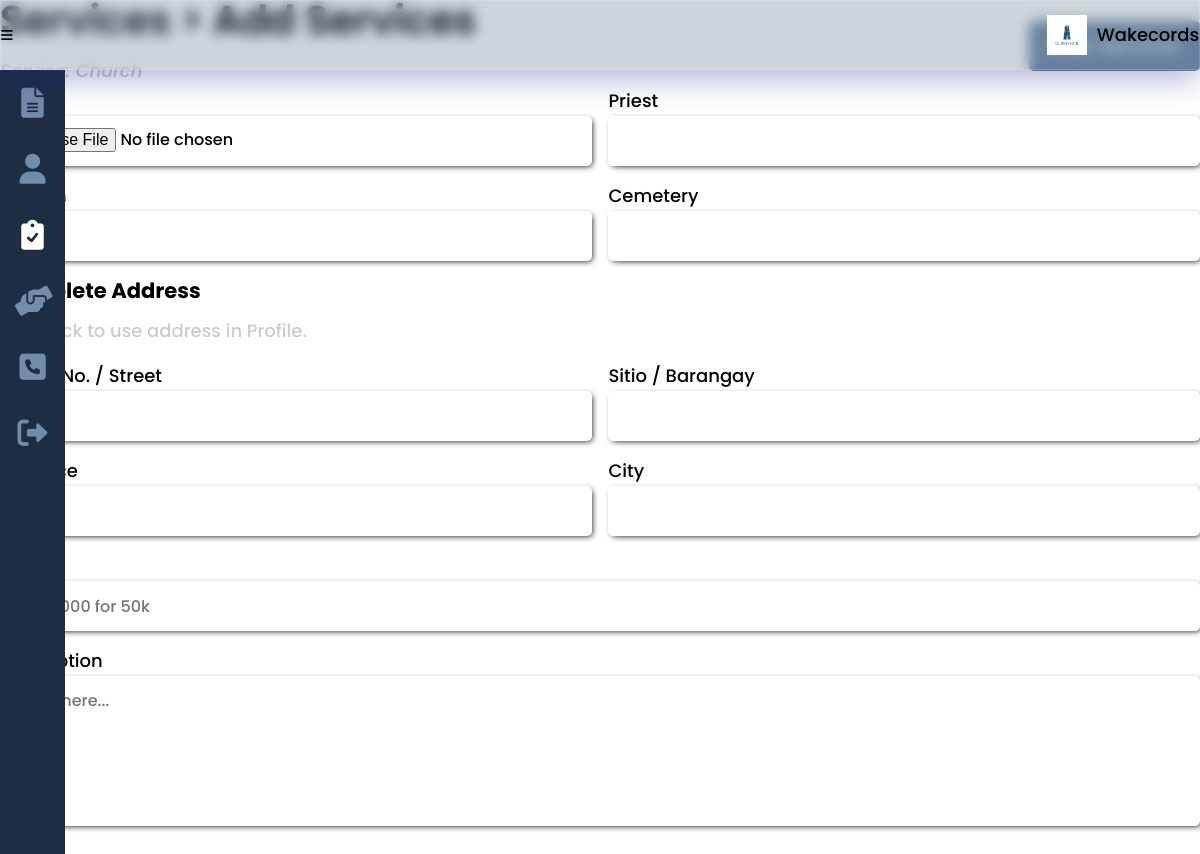
Page /services_add.php (signed in) on the committed database.
### tables this page shows
CREATE TABLE `provider` (
  `provider_id` int(8) NOT NULL,
  `provider_logo` varchar(100) NOT NULL,
  `provider_company` varchar(25) NOT NULL,
  `provider_desc` varchar(200) NOT NULL,
  `provider_fname` varchar(25) NOT NULL,
  `provider_mi` char(1) NOT NULL,
  `provider_lname` varchar(25) NOT NULL,
  `provider_type` varchar(15) NOT NULL,
  `provider_phone` varchar(11) NOT NULL,
  `provider_address` varchar(300) NOT NULL,
  `provider_email` varchar(50) NOT NULL,
  `provider_pass` varchar(100) NOT NULL
);

### others/db.php (called while the page is built, shortened)
<?php
	class DB
	{
		static $hostname = "localhost";
		static $dbname = "wakecords";
		static $username  = "root";
		static $password = "";
		public static function query($sql, $params=array(), $transactType)
		{
			$rows = array();
			try
			{
				$db = new PDO("mysql:host=". self::$hostname ."; dbname=". self::$dbname,  self::$username,  self::$password);
				$db->setAttribute(PDO::ATTR_ERRMODE, PDO::ERRMODE_EXCEPTION);
				$cmd = $db->prepare($sql);
				$cmd->execute($params);
				if($transactType == "READ")
					$rows = $cmd->fetchAll();
				else
					$rows = $db->lastInsertId();
			}
			catch(PDOException $e)
			{
				echo $e->getMessage();
			}
			return $rows;
		}
	}

### others/functions.php (called while the page is built, shortened)
<?php
	require_once("others/db.php");
	function provider($id=0){
		if($id == 0)
			$type = read("provider", ["provider_id"], [$_SESSION['provider']]);
		else
			$type = read("provider", ["provider_id"], [$id]);
		return $type[0];
	}
	function read($table, $attr=[], $data=[]){
		if(count($attr) == 1){
			return DB::query("SELECT * FROM ".$table." WHERE ".$attr[0]."=?", array($data[0]), "READ");
		}
	}

### services_add.php (the view, shortened to what this page needs)
<?php
	include("others/functions.php");
	include("others/head.php");
	$user = provider();
?>
<body>
	<div class="container">
		<?php include("others/header.php"); ?>
		<div class="banner">
			<?php
			include("others/sidebar.php"); ?>
			<section class="banner-con">
				<div class="wrapper">
					<div class="banner-div">
						<h2><a href="services.php">Services</a> <span>> <?php echo (isset($_GET['edit'])) ? "Edit":"Add"; ?> Services</span></h2>
						<em style='color:#ccc;'> Service: <?php echo ucwords($user['provider_type']); ?> </em>
						<?php
						$edit = false;
						$desc = "";
						$width = "";
						?>
						<form class="profile <?php echo ($edit) ? "column":""; ?>" method="post" enctype="multipart/form-data">
							<?php
							if(isset($_GET['edit'])){
								$edit = true;
								$service = read("services", ["service_id"], [$_GET['id']]);
								$service = $service[0];
								$type = read($service['service_type'], ["service_id"], [$_GET['id']]);
								$type = $type[0];
								echo "
								<dialog class='modal-img aspect-ratio' id='modal-img'>
									<button id='close-img'>+</button>
									<figure>
										<img src='images/providers/".$service['service_type']."/".$_SESSION['provider']."/".$service['service_img']."'>
									</figure>
								</dialog>
								";
								if(isset($_GET['book'])){
									echo "<button class='btn btn-link-absolute higher-top' type='submit' name='btn_upd0'>Update Service</button>";
								} else {
									echo "<button class='btn btn-link-absolute higher-top' type='submit' name='btn_upd1'>Update Service</button>";
								}
							} else {
								echo "<button class='btn btn-link-absolute higher-top' type='submit' name='btnadd'>Add Service</button>";
							}
							if((isset($_GET['edit']) && !service_is_booked($_GET['id'])) || $edit == false){
							echo "
							<div>
								<label>Image
							";
							echo "
								</label>
								<input id='image-file' type='file' name='file_img' required>
							</div>
							";
							switch($user['provider_type']){
								case "church":
									$width = "style='width:100%;'";
									echo "
									<div>
										<label>Priest</label>
										<input type='text' name='txtpriest' value='";
										echo ($edit) ? return_value("services", $_GET['id'], "priest"):"";
										echo "' required>
									</div>
									<div>
										<label>Church</label>
										<input type='text' name='txtsname' value='";
										echo ($edit) ? return_value("services", $_GET['id'], "name"):"";
										echo "' required>
									</div>
									<div>
										<label>Cemetery</label>
										<input type='text' name='txtcemetery' value='";
										echo ($edit) ? return_value("services", $_GET['id'], "cemetery"):"";
										echo "' required>
									</div>
									<h3 style='width:100%;'>Complete Address</h3>
									<div style='width:100%;' class='checkbox'>
										<div class='full'>
											<input id='profile-address' type='checkbox' name='cbaddress'>
											<label class='label-span'><span>Check to use address in Profile.</span></label>
										</div>
									</div>
									<div>
										<label>House No. / Street</label>
										<input id='street' class='' type='text' name='txtstreet' value='";
										echo ($edit) ? return_value("services", $_GET['id'], "address_street"):"";
										echo "' required>
									</div>
									<div>
										<label>Sitio / Barangay</label>
										<input id='brgy' class='' type='text' name='txtbrgy' value='";
										echo ($edit) ? return_value("services", $_GET['id'], "address_brgy"):"";
										echo "' required>
									</div>
									<div>
										<label>Province</label>
										<input id='province' class='' type='text' name='txtprovince' value='";
										echo ($edit) ? return_value("services", $_GET['id'], "address_province"):"";
										echo "' required>
									</div>
									<div>
										<label>City</label>
										<input id='city' class='' type='text' name='txtcity' value='";
										echo ($edit) ? return_value("services", $_GET['id'], "address_city"):"";
										echo "' required>
									</div>
									";
								break;
							}
							if($user['provider_type'] != "funeral"){
								echo "
								<div {$width}>
									<label>Price</label>
									<input type='number' name='numprice' placeholder='Ex. 50000 for 50k' value='";
									echo ($edit) ? return_value("services", $_GET['id'], "price"):"";
									echo "' required>
								</div>
								";
							}
							}
							if(isset($_GET['edit']) && service_is_booked($_GET['id']) && $user['provider_type'] != "church") {
								$width = "width:49.3%;";
							}
							else {
								$width = "width:100%;";
							}
							?>
							<div style='<?php echo $width; ?>'>
								<label class='label-span'>Description <span><?php echo (!empty($desc)) ? "({$desc})":""; ?></span></label>
								<textarea name="txtdesc" placeholder='Write here...' required><?php echo ($edit) ? return_value("services", $_GET['id'], "desc"):""; ?></textarea>
							</div>
						</form>
					</div>
				</div>
			</section>
		</div>
	</div>
</body>
</html>

### others/header.php (shortened to what this page needs)
<div class="header">
	<button class="header-btn" data-menu-icon>
		<i class="fa-solid fa-bars"></i>
	</button>
	<picture>
		<?php
			if(isset($_SESSION['provider'])){
				$provider = provider();
				if(empty($provider['provider_logo'])){
		?>
				<svg xmlns="http://www.w3.org/2000/svg" viewBox="0 0 640 512"><path d="M425.1 482.6c-2.303-1.25-4.572-2.559-6.809-3.93l-7.818 4.493c-6.002 3.504-12.83 5.352-19.75 5.352c-10.71 0-21.13-4.492-28.97-12.75c-18.41-20.09-32.29-44.15-40.22-69.9c-5.352-18.06 2.343-36.87 17.83-45.24l8.018-4.669c-.0664-2.621-.0664-5.242 0-7.859l-7.655-4.461c-12.3-6.953-19.4-19.66-19.64-33.38C305.6 306.3 290.4 304 274.7 304H173.3C77.61 304 0 381.7 0 477.4C0 496.5 15.52 512 34.66 512H413.3c5.727 0 10.9-1.727 15.66-4.188c-2.271-4.984-3.86-10.3-3.86-16.06V482.6zM224 256c70.7 0 128-57.31 128-128S294.7 0 224 0C153.3 0 96 57.31 96 128S153.3 256 224 256zM610.5 373.3c2.625-14 2.625-28.5 0-42.5l25.75-15c3-1.625 4.375-5.125 3.375-8.5c-6.75-21.5-18.25-41.13-33.25-57.38c-2.25-2.5-6-3.125-9-1.375l-25.75 14.88c-10.88-9.25-23.38-16.5-36.88-21.25V212.3c0-3.375-2.5-6.375-5.75-7c-22.25-5-45-4.875-66.25 0c-3.25 .625-5.625 3.625-5.625 7v29.88c-13.5 4.75-26 12-36.88 21.25L394.4 248.5c-2.875-1.75-6.625-1.125-9 1.375c-15 16.25-26.5 35.88-33.13 57.38c-1 3.375 .3751 6.875 3.25 8.5l25.75 15c-2.5 14-2.5 28.5 0 42.5l-25.75 15c-3 1.625-4.25 5.125-3.25 8.5c6.625 21.5 18.13 41 33.13 57.38c2.375 2.5 6 3.125 9 1.375l25.88-14.88c10.88 9.25 23.38 16.5 36.88 21.25v29.88c0 3.375 2.375 6.375 5.625 7c22.38 5 45 4.875 66.25 0c3.25-.625 5.75-3.625 5.75-7v-29.88c13.5-4.75 26-12 36.88-21.25l25.75 14.88c2.875 1.75 6.75 1.125 9-1.375c15-16.25 26.5-35.88 33.25-57.38c1-3.375-.3751-6.875-3.375-8.5L610.5 373.3zM496 400.5c-26.75 0-48.5-21.75-48.5-48.5s21.75-48.5 48.5-48.5c26.75 0 48.5 21.75 48.5 48.5S522.8 400.5 496 400.5z"/></svg>
		<?php
				}
				else echo "<img class='header-logo' src='images/providers/".$provider['provider_type']."/".$_SESSION['provider']."/".$provider['provider_logo']."' >";
			}
			else echo "<img class='header-logo' src='images/main-logo.png'>";
		?>
		<div>Wakecords</div>
	</picture>
</div>

### css/style.css (style rules this page uses)
:root { --dark-blue:#0d1321; --light-blue:#1d2d44; --pale-blue:#3e5c76; --light-gray:#748cab; --gray: #ccc; --peach:#f0ebd8; --header-height:70px; --red: hsl(0,100%,40%); --green: hsl(133, 75%, 30%); --blue: hsl(180, 75%, 40%); --em-1: 1em; --rem-1: 1rem; --box-shadow: 2px 2px 6px -2px #000; }
* { padding:0;margin:0;box-sizing:border-box;resize:none;outline:none;border:none;text-decoration:none;list-style:none; }
body { font:500 18px/30px Poppins,sans-serif; }
.wrapper { width:100%;margin:0 auto 0 0;padding:0 var(--size-3) var(--size-8) var(--size-11); }
section, main { padding:100px 0;background:#fff; }
h1,h2 { line-height:100%;margin-bottom:40px;position:relative; }
h2 { margin-bottom:var(--rem-1); }
h3 { margin-bottom:10px;position:relative; }
h2 { font-size:40px;font-weight:600; }
h2 a { display:inline-block;position:relative;color:var(--dark-blue); }
h2 a:after { content:"";position:absolute;width:100%;transform:scaleX(0);height:2px;bottom:0;left:0;background-color:var(--light-blue);transform-origin:bottom right;transition:transform 0.25s ease-out; }
input, input:not([type="checkbox"]):not([type="radio"]), textarea, select { display:block;width:100%;height:50px;border-radius:5px;padding-inline:15px;font:500 16px/30px Poppins,sans-serif;resize:none;margin-bottom:15px;box-shadow:var(--box-shadow); }
input[type="file"] { padding-top:9px; }
textarea { padding:10px 15px;height:150px; }
select option:first-child, .label-span span { color:var(--gray); }
.btn { display:inline-block;width:fit-content;background:var(--light-gray);color:#fff;text-align:center;text-decoration:none;letter-spacing:2px;margin-right:25px;font:600 18px/20px Poppins,sans-serif;padding:15px 20px;border-radius:5px; }
.higher-top { top:-65px !important; }
.header { display:flex;justify-content:space-between;box-shadow:var(--shadow-4);padding:var(--size-3);position:fixed;width:100%;height:var(--header-height);align-items:center;z-index:100;background: rgba( 62, 92, 118, 0.25 );box-shadow: 0 8px 32px 0 rgba( 31, 38, 135, 0.37 );-webkit-backdrop-filter: blur( 7px );backdrop-filter: blur( 7px );border: 1px solid rgba( 255, 255, 255, 0.18 ); }
img.header-logo { width:40px;height:40px; }
button.header-btn { background:none; }
button.header-btn i { font-size:var(--size-7); }
.header picture { display:flex;justify-content:space-between;align-items:center;column-gap:10px; }
.banner-con { width:100%;padding:0; }
.banner-div { height:100%;padding-top:var(--size-11);position:relative;margin-bottom:var(--em-1); }
.banner-div h2 span { font-size:var(--size-5); }
.banner-div form.profile, .checkbox { display:flex;justify-content:space-between;flex-wrap:wrap;position:relative;padding-bottom:var(--size-3); }
.banner-div form.profile > div { width:49.3%;margin-bottom:15px; }
.banner-div form.profile > div input, .banner-div form.profile > div textarea, .banner-div form.profile > div select { margin-bottom:0; }
.checkbox { padding-bottom:0; }
.checkbox div { display:flex;align-items:center;column-gap:5px;width:32.5%; }
.checkbox div.full { width:100%; }
.btn.btn-link-absolute { position:absolute;top:var(--size-11);right:0;margin-inline:0; }

### rows in the picture
provider: provider_type+provider_logo (picture), provider_type "Church"
